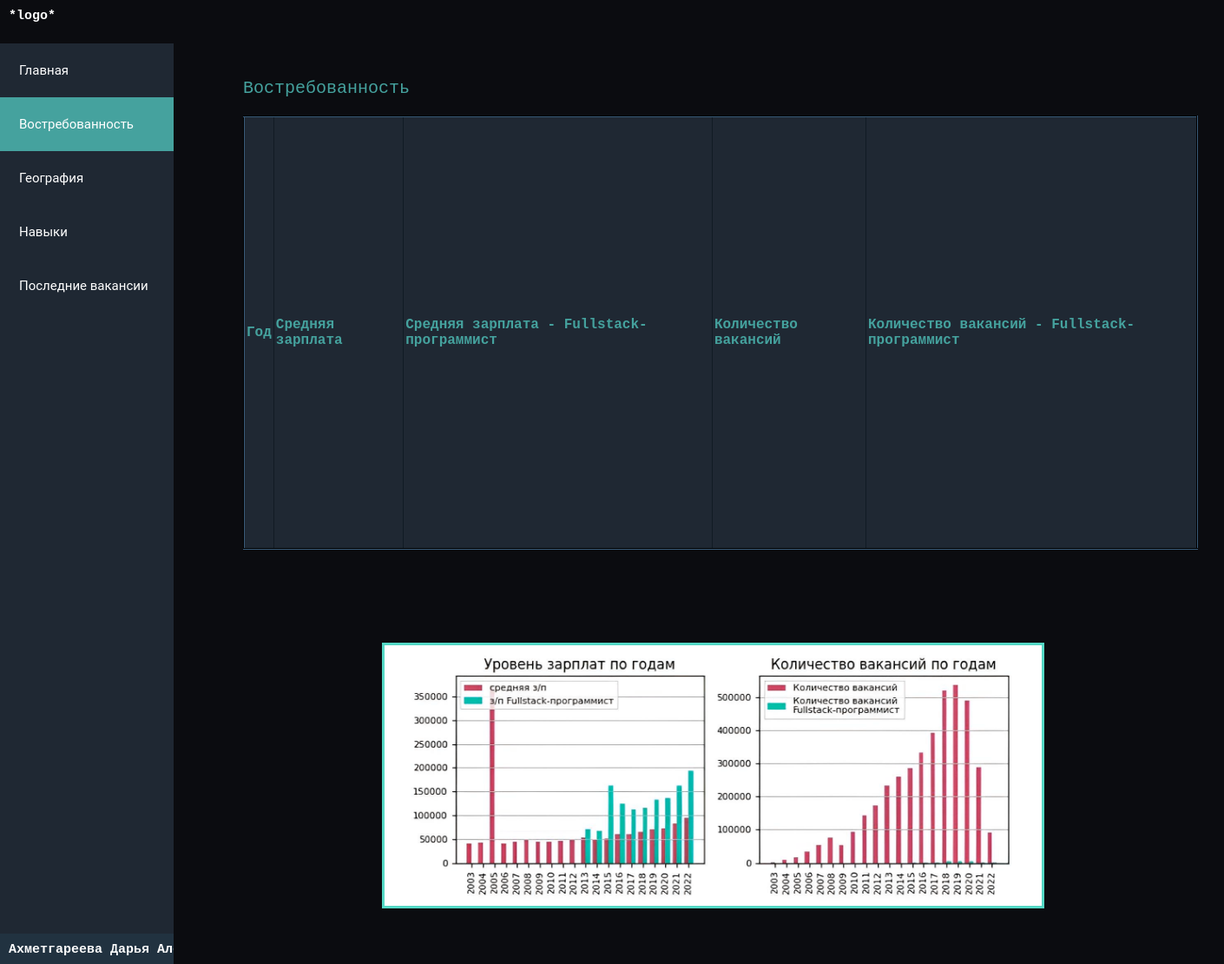
/demand/, run on an earlier commit of the app's database.
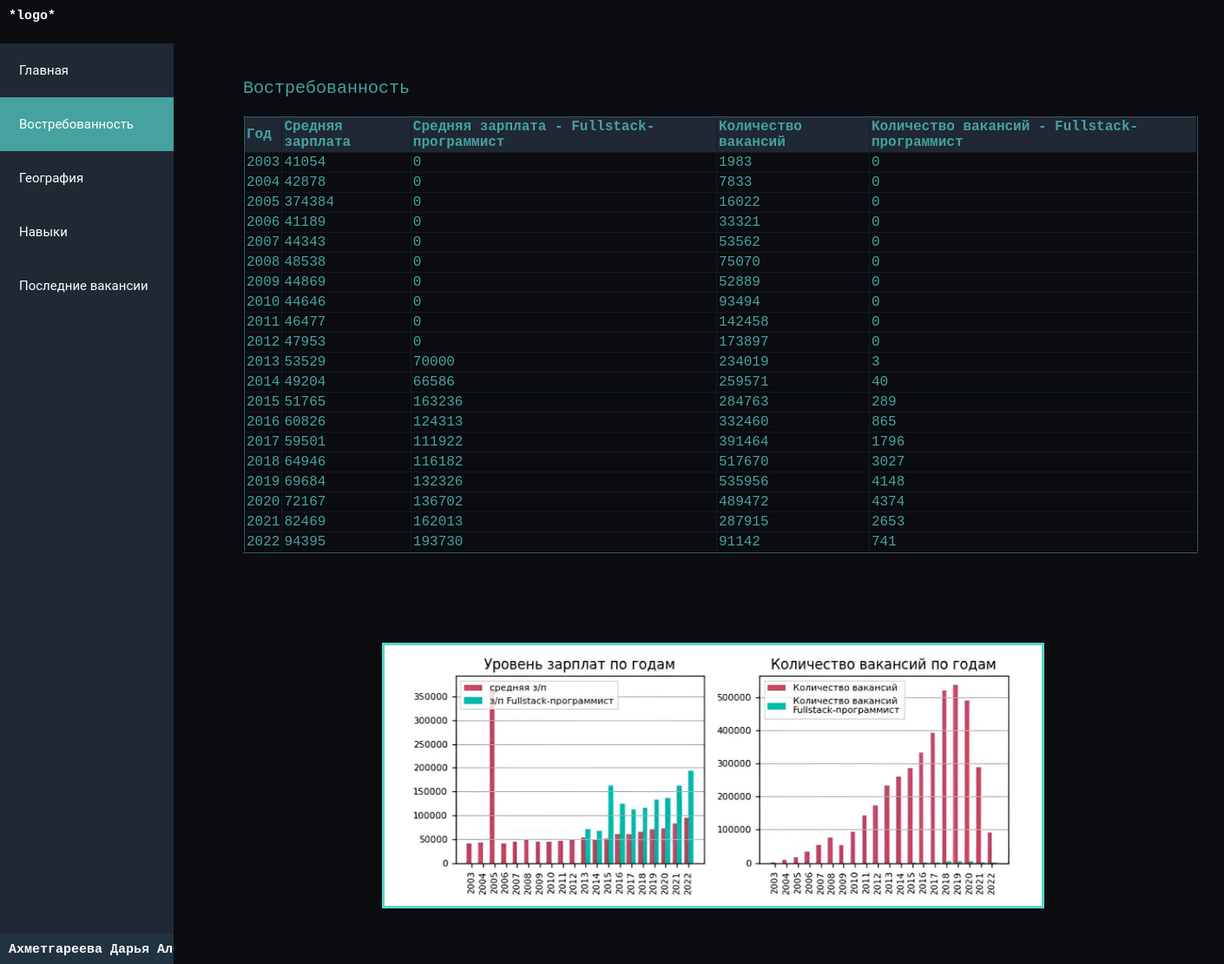
And on a later commit of the database.
### extra_app/models.py (models this page shows, shortened)
class DataFullstack(models.Model):
    year = models.CharField('Год', max_length=4)
    average_salary = models.CharField('Средняя зарплата', max_length=8)
    profession_average_salary = models.CharField('Средняя зарплата - Fullstack-программист', max_length=8)
    vacancy_count = models.CharField('Количество вакансий', max_length=8)
    profession_vacancy_count = models.CharField('Количество вакансий - Fullstack-программист', max_length=8)
    class Meta:
        verbose_name = 'Статистика по профессии'
        verbose_name_plural = 'Статистики по профессии'

### extra_app/views.py (the view)
# urls.py: path('demand/', views.get_table_fullstack),
def get_table_fullstack(request):
    profession = DataFullstack.objects.all()
    return render(request, "demand_page.html", {"profession": profession})

### templates/demand_page.html (shortened to what this page needs)
<!DOCTYPE html>
{% load static %}
<html lang="en">
<head>
    <link rel="stylesheet" href="{% static "css/style_demand.css" %}" />
</head>
<body>
 <header>
     <h1 class="logo">*logo*</h1>
     <div class="line"></div>
 </header>
    <main>
        <div class="sidebar">
            <a  href="http://127.0.0.1:8000/">Главная</a>
            <a class="active" href="http://127.0.0.1:8000/demand/">Востребованность</a>
            <a href="http://127.0.0.1:8000/geography/">География</a>
            <a href="http://127.0.0.1:8000/skills/">Навыки</a>
            <a href="http://127.0.0.1:8000/latest_vacancies/">Последние вакансии</a>
        </div>
        <table border="2" cellpadding="2.5px" align="left">
        <caption>Востребованность</caption>
        <thead><th>Год</th><th>Средняя зарплата</th><th>Средняя зарплата - Fullstack-программист</th><th>Количество вакансий</th><th>Количество вакансий - Fullstack-программист</th></thead>
        {% for i in profession %}
            <tr>
                <td>{{ i.year }}</td>
                <td>{{ i.average_salary }}</td>
                <td>{{ i.profession_average_salary }}</td>
                <td>{{ i.vacancy_count }}</td>
                <td>{{ i.profession_vacancy_count }}</td>
            </tr>
        {% endfor %}
        </table>
        <img class = "pic" src="{% static "images/salary_graf.png" %}" alt="графики зарплат" >
    </main>
    <footer>
        <h1 class="logo">Ахметгареева Дарья Александровна   РИ-210944</h1>
    </footer>
</body>
</html>

What changed in the data, as far as the page shows it:
added DataFullstack: year "2003", average_salary "41054", profession_average_salary "0", vacancy_count "1983", profession_vacancy_count "0"
added DataFullstack: year "2004", average_salary "42878", profession_average_salary "0", vacancy_count "7833", profession_vacancy_count "0"
added DataFullstack: year "2005", average_salary "374384", profession_average_salary "0", vacancy_count "16022", profession_vacancy_count "0"
added DataFullstack: year "2006", average_salary "41189", profession_average_salary "0", vacancy_count "33321", profession_vacancy_count "0"
added DataFullstack: year "2007", average_salary "44343", profession_average_salary "0", vacancy_count "53562", profession_vacancy_count "0"
added DataFullstack: year "2008", average_salary "48538", profession_average_salary "0", vacancy_count "75070", profession_vacancy_count "0"
added DataFullstack: year "2009", average_salary "44869", profession_average_salary "0", vacancy_count "52889", profession_vacancy_count "0"
added DataFullstack: year "2010", average_salary "44646", profession_average_salary "0", vacancy_count "93494", profession_vacancy_count "0"
added DataFullstack: year "2011", average_salary "46477", profession_average_salary "0", vacancy_count "142458", profession_vacancy_count "0"
added DataFullstack: year "2012", average_salary "47953", profession_average_salary "0", vacancy_count "173897", profession_vacancy_count "0"
added DataFullstack: year "2013", average_salary "53529", profession_average_salary "70000", vacancy_count "234019", profession_vacancy_count "3"
added DataFullstack: year "2014", average_salary "49204", profession_average_salary "66586", vacancy_count "259571", profession_vacancy_count "40"
added DataFullstack: year "2015", average_salary "51765", profession_average_salary "163236", vacancy_count "284763", profession_vacancy_count "289"
added DataFullstack: year "2016", average_salary "60826", profession_average_salary "124313", vacancy_count "332460", profession_vacancy_count "865"
added DataFullstack: year "2017", average_salary "59501", profession_average_salary "111922", vacancy_count "391464", profession_vacancy_count "1796"
added DataFullstack: year "2018", average_salary "64946", profession_average_salary "116182", vacancy_count "517670", profession_vacancy_count "3027"
added DataFullstack: year "2019", average_salary "69684", profession_average_salary "132326", vacancy_count "535956", profession_vacancy_count "4148"
added DataFullstack: year "2020", average_salary "72167", profession_average_salary "136702", vacancy_count "489472", profession_vacancy_count "4374"
added DataFullstack: year "2021", average_salary "82469", profession_average_salary "162013", vacancy_count "287915", profession_vacancy_count "2653"
added DataFullstack: year "2022", average_salary "94395", profession_average_salary "193730", vacancy_count "91142", profession_vacancy_count "741"
